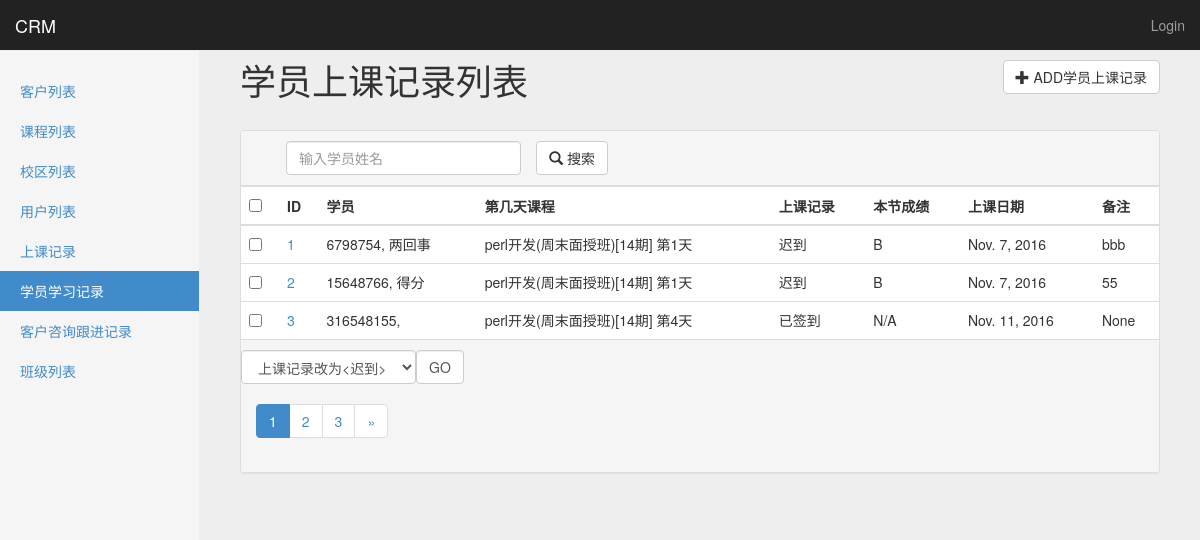
Screenshot of /crm/studyrecords/ with the database file from the repository.
### app01/models.py (models this page shows, shortened)
class StudyRecord(models.Model):
    course_record = models.ForeignKey(CourseRecord,verbose_name=u'第几天课程')
    student = models.ForeignKey(Customer,verbose_name=u'学员')
    record_choices = (
        ('checked',u'已签到'),
        ('late',u'迟到'),
        ('absence',u'缺课'),
        ('leave_early',u'早退'),
    )
    record = models.CharField(u'上课记录',choices=record_choices,default='checked',max_length=32)
    score_choices = (
        (100,'A+'),
        (90,'A'),
        (85,'B+'),
        (80,'B'),
        (70,'B-'),
        (60,'C+'),
        (50,'C'),
        (0,'D'),
        (-1,'N/A'),
        (-100,'COPY'),
    )
    score = models.IntegerField(u'本节成绩',choices=score_choices,default=-1)
    date = models.DateField(auto_now_add=True)
    note = models.CharField(u'备注',max_length=255,blank=True,null=True)
    class Meta:
        verbose_name = u'学员学习记录'
        verbose_name_plural = u'学员学习记录'
        unique_together = ('course_record','student')

class Customer(models.Model):
    qq = models.CharField(u'QQ号',max_length=64,unique=True)
    name = models.CharField(u'姓名',max_length=32,blank=True,null=True)
    phone = models.BigIntegerField(u'手机',blank=True,null=True)
    stu_id = models.CharField(u'学号',blank=True,null=True,max_length=64)
    source_choices = (
        ('qq',u'qq群'),
        ('referral',u'内部转介绍'),
        ('51cto',u'51cto'),
        ('agent',u'招生代理'),
        ('others',u'其它'),
    )
    source = models.CharField(u'客户来源',max_length=64,choices=source_choices,default='qq')
    referral_from = models.ForeignKey('self',
                                      verbose_name=u'转介绍自学员',
                                      help_text='若客户是转介绍自学员，填写学员姓名',
                                      blank=True,
                                      null=True,
                                      related_name='internal_referral')
    course = models.ForeignKey(Course,verbose_name=u'咨询课程')
    class_type_choices = (
        ('online', u'网络班'),
        ('offline_weekend', u'周末面授班'),
        ('offline_fulltime', u'脱产面授班'),
    )
    class_type = models.CharField(u'班级类型',max_length=64,choices=class_type_choices)
    customer_note = models.TextField(u'客户咨询详情',help_text=u'客户咨询的对话记录')
    status_choices = (
        ('signed',u'已报名'),
        ('unregistered',u'未报名'),
        ('graduated',u'已毕业'),
        ('dropoff',u'已退学'),
    )
    status = models.CharField(u'客户状态',choices=status_choices,max_length=64,default='unregistered')
    consultant = models.ForeignKey(UserProfile,verbose_name=u'课程顾问')
    date = models.DateField(u'咨询日期',auto_now_add=True)
    class_list = models.ManyToManyField(ClassList,verbose_name=u'已报名班级',blank=True)
    def __str__(self):
        return u'%s, %s' % (self.qq,self.name)

class CourseRecord(models.Model):
    course = models.ForeignKey(ClassList,verbose_name=u'班级（课程）')
    day_num = models.IntegerField(u'节次',help_text=u'填写第几节课')
    date = models.DateField(auto_now_add=True,verbose_name=u'上课日期')
    teacher = models.ForeignKey(UserProfile,verbose_name=u'讲师')
    def __str__(self):
        return u'%s 第%s天' % (self.course,self.day_num)
    class Meta:
        verbose_name = u'上课记录'
        verbose_name_plural = u'上课记录'
        unique_together = ('course','day_num')

class ClassList(models.Model):
    course = models.ForeignKey(Course)
    course_type = models.CharField(u'课程类型',choices=class_type_choices,max_length=32)
    semester = models.IntegerField(u'学期')
    start_date = models.DateField(u'开班日期')
    graduate_date = models.DateField(u'毕业日期',blank=True,null=True)
    teachers = models.ManyToManyField(UserProfile,verbose_name=u'讲师')
    def __str__(self):
        return u'%s(%s)[%s期]' % (self.course.name,self.get_course_type_display(),self.semester)
    class Meta:
        verbose_name = u'班级列表'
        verbose_name_plural = u'班级列表'
        unique_together = ('course','course_type','semester')

class Course(models.Model):
    name = models.CharField(u'课程名称',max_length=128,unique=True)
    price = models.IntegerField(u'面授价格')
    online_price = models.IntegerField(u'网络班价格')
    brief = models.TextField(u'课程简介')

### app01/views.py (the view)
# urls.py: url(r'^studyrecords/(\d+)/$', views.studyrecord_detail,name='studyrecord_detail'),
def studyrecords(request):
    if request.method == 'POST':
        front_action_handle(request,models.StudyRecord)
        return HttpResponse('ok')
    data_dic = build_search_param(request, models.StudyRecord)
    return render(request,'app01/studyrecords.html',data_dic)

### app01/forms.py (called while the page is built, shortened)
def get_filter_fields(cls):
    filter_fields = settings.FILTER_FIELDS.get(cls.__name__.lower())
    if filter_fields is None:
        return None

### templates/app01/studyrecords.html (shortened to what this page needs)
{% extends 'base.html' %}
{% load custom_tags %}
{% block page-header %}
学员上课记录列表
<a href="{% url 'studyrecord_add' %}">
    <button type="button" class="btn btn-default pull-right">
      <span class="glyphicon glyphicon-plus"></span> ADD学员上课记录
    </button>
</a>
{% endblock %}
{% block page-content %}
<div class="panel panel-default">
    <div class="panel-heading" id="panel-heading">
        <div class="col-md-9 " >
            <form action="{% url url_alias %}?page=1{{ search_str }}" method="GET">
                <div class="col-md-5">
                    <input name="find__student__name" class="form-control" type="text" value="{{ find_list.1 }}" placeholder="输入学员姓名" minlength="1" maxlength="20" required>
                </div>
                <div class="col-md-3 search-button">
                    <button type="submit" id="btn-submit" class="btn btn-default">
                        <span class="glyphicon glyphicon-search"></span> 搜索
                    </button>
                </div>
            </form>
        </div>
    </div>
    <table class="table table-hover">
    <thead>
    <tr>
        <th><input type="checkbox" name="all_ids" value=""/></th>
        <th>ID</th>
        <th>学员</th>
        <th>第几天课程</th>
        <th>上课记录</th>
        <th>本节成绩</th>
        <th>上课日期</th>
        <th>备注</th>
    </tr>
    </thead>
    <tbody>
    {% for data in data_list %}
        <tr>
            <td><input type="checkbox" name="id" value="{{ data.id }}"/> </td>
            <td><a href="{% url 'studyrecord_detail' data.id %}">{{ forloop.counter }}</a></td>
            <td>{{ data.student }}</td>
            <td>{{ data.course_record }}</td>
            <td>{{ data.get_record_display }}</td>
            <td>{{ data.get_score_display }}</td>
            <td>{{ data.date }}</td>
            <td>{{ data.note }}</td>
        </tr>
    {% endfor %}
    </tbody>
</table>
    <div class="panel-footer">
        {% if actions %}
        <div class="row">
            <select name="data-action" class="form-control data-action action-select">
            {% for action in actions %}
                <option value="{{ action.0 }}">{{ action.1 }}</option>
            {% endfor %}
            </select>
            <button class="form-control data-action action-ok">GO</button>{% csrf_token %}
        </div>
        {% endif %}
        <nav>{% pagination_bar data_list search_str find_list %}</nav>
    </div>
</div>
{% endblock %}

### statics/css/custom.css (style rules this page uses)
body { padding-top: 40px; padding-bottom: 40px; background-color: #eee; }
#panel-heading { float:none;overflow: hidden; }
#panel-heading .search-button,#panel-heading .search-more-button { padding-left: 0px; }
.data-action { width:auto; float: left; }

### rows the page displays
StudyRecord: student "6798754, 两回事", course_record "perl开发(周末面授班)[14期] 第1天", record "迟到", score "B", date "Nov. 7, 2016", note "bbb"
StudyRecord: student "15648766, 得分", course_record "perl开发(周末面授班)[14期] 第1天", record "迟到", score "B", date "Nov. 7, 2016", note "55"
StudyRecord: student "316548155,", course_record "perl开发(周末面授班)[14期] 第4天", record "已签到", score "N/A", date "Nov. 11, 2016", note "None"

### other values shown
form field data-action "上课记录改为<迟到>"
